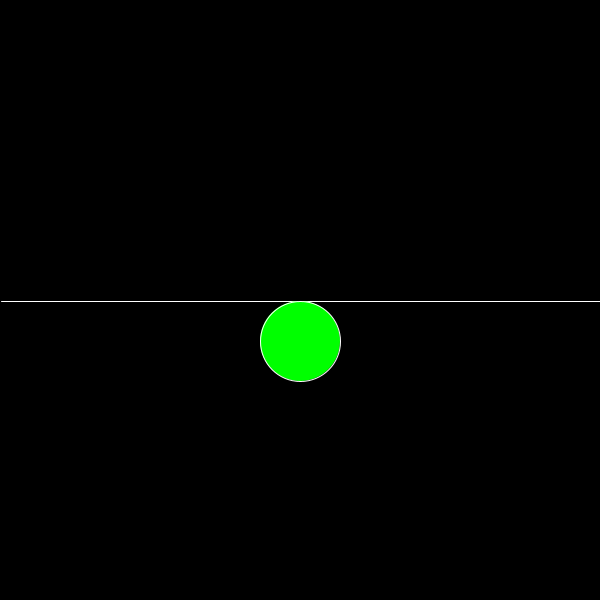
Frame 1 (no input)
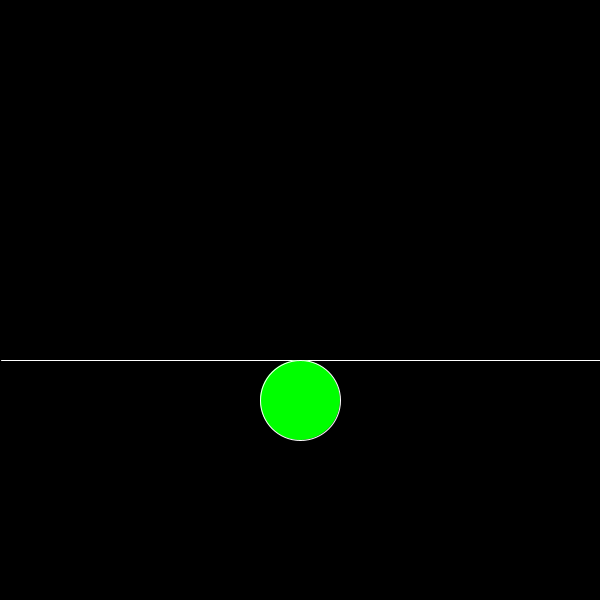
Frame 60 (the mouse pressed at the canvas centre just before this capture)
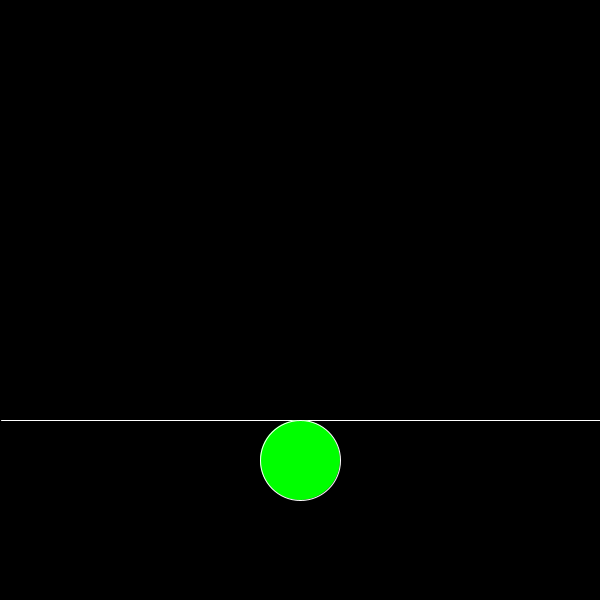
Frame 120 (the mouse held since frame 60 and released just before this capture)

The Processing sketch that drew these frames (run headless with seeded random() and noise(); from frame 60 on, the mouse is pressed at the canvas centre):

// Processing sketch: Ejercicio19
// ── Ejercicio19.pde
int direcCion=1;
int linea;
void setup(){
  size(600,600);
  linea = 300;
}
void draw(){
  background(0);
  for(int i = 0; i < 1; i++){
    linea = linea + direcCion;
  }
  if (linea >= height || linea <=0) {
    direcCion = direcCion * -1;
  }
  println(linea);
  stroke(255);
  fill(0,255,0);
  line(direcCion,linea,width,linea);
  ellipse(width/2, linea + 40 , 80 , 80);
}
